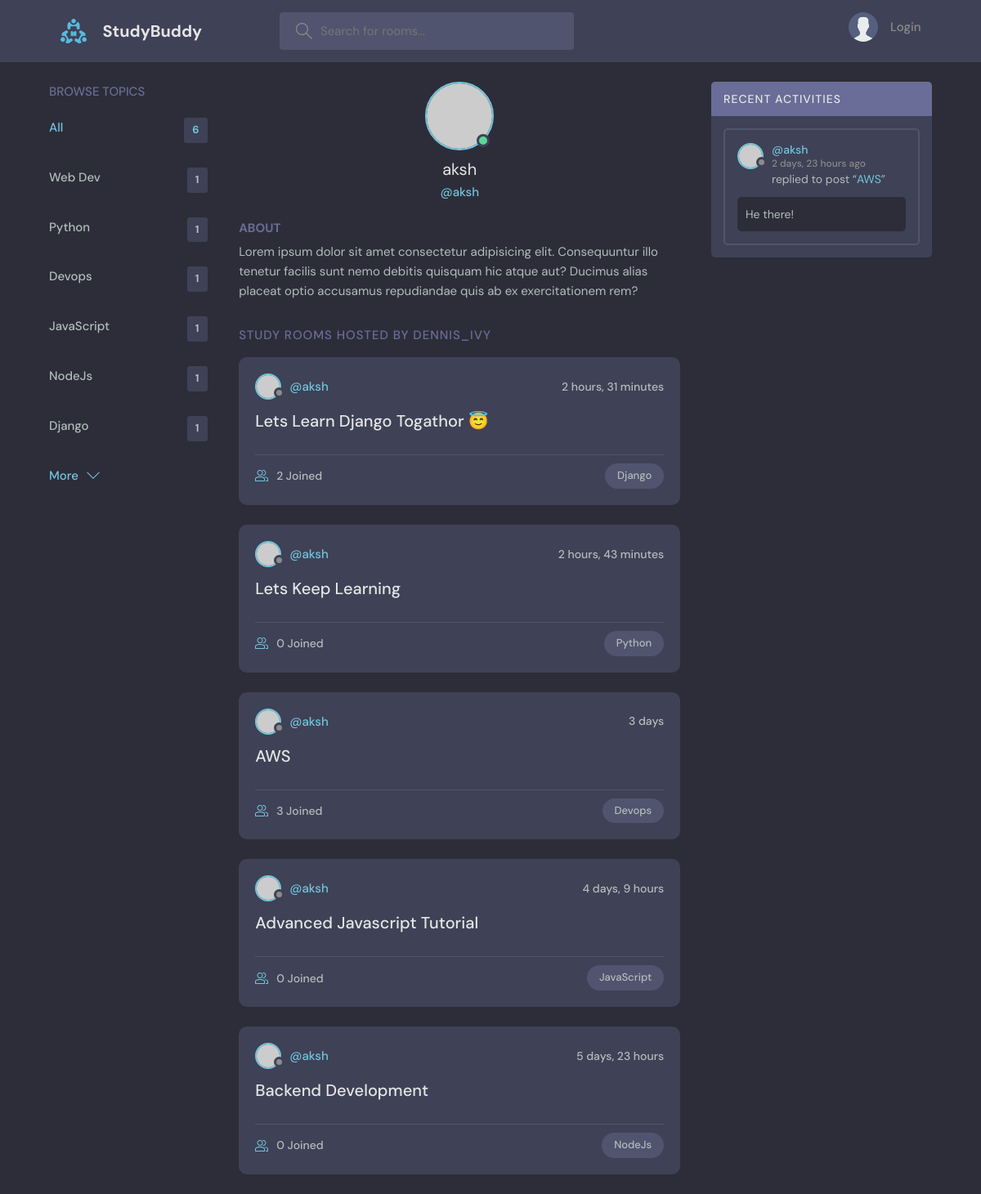
Page /profile/1/ on the committed database.
### base/models.py (models this page shows, shortened)
class Topic(models.Model):
    name = models.CharField(max_length=200)

class Room(models.Model):
    host = models.ForeignKey(User, on_delete=models.SET_NULL, null=True)
    topic = models.ForeignKey(Topic, on_delete=models.SET_NULL, null=True)
    name = models.CharField(max_length=200)
    description = models.TextField(null=True, blank=True)
    participants = models.ManyToManyField(User,related_name='participants', blank=True)
    updated = models.DateTimeField(auto_now=True)
    created = models.DateTimeField(auto_now_add=True)
    class Meta:
        ordering = ['-updated', '-created']
    def __str__(self):
        return self.name # has to be string value

class Message(models.Model):
    user = models.ForeignKey(User, on_delete=models.CASCADE)
    room = models.ForeignKey(Room, on_delete=models.CASCADE)
    body = models.TextField()
    updated = models.DateTimeField(auto_now=True)
    created = models.DateTimeField(auto_now_add=True)
    class Meta:
        ordering = ['-updated', '-created']
    def __str__(self):
        return self.body[0:50]

### base/views.py (the view)
# urls.py: path('profile/<str:pk>/', views.userProfile, name='user-profile'),
def userProfile(request, pk):
    user = User.objects.get(id=pk)
    rooms = user.room_set.all()
    room_messages=user.message_set.all()
    topics = Topic.objects.all()
    context = {'user' : user, 'rooms' : rooms, 'room_messages' : room_messages, 'topics' : topics}
    return render(request, 'base/profile.html', context)

### base/templates/base/profile.html (shortened to what this page needs)
{% extends 'main.html' %}
{% block content %}
  <main class="profile-page layout layout--3">
    <div class="container">
      {% include 'base/topics_component.html' %}
      <div class="roomList">
        <div class="profile">
          <div class="profile__avatar">
            <div class="avatar avatar--large active">
              <img src="https://randomuser.me/api/portraits/men/11.jpg" />
            </div>
          </div>
          <div class="profile__info">
            <h3>{{user.username}}</h3>
            <p>@{{user.username}}</p>
          </div>
          <div class="profile__about">
            <h3>About</h3>
            <p>
              Lorem ipsum dolor sit amet consectetur adipisicing elit. Consequuntur illo tenetur
              facilis sunt nemo debitis quisquam hic atque aut? Ducimus alias placeat optio
              accusamus repudiandae quis ab ex exercitationem rem?
            </p>
          </div>
        </div>
        <div class="roomList__header">
          <div>
            <h2>Study Rooms Hosted by dennis_ivy</a>
            </h2>
          </div>
        </div>
        {% include 'base/feed_component.html' %}
      </div>
      {% include 'base/activity_component.html' %}
    </div>
  </main>
{% endblock content %}

### templates/main.html (shortened to what this page needs)
<!DOCTYPE html>
{% load static %}
<html lang="en">
  <head>
    <link rel="stylesheet" href="{% static 'styles/style.css' %}" />
  </head>
  <body>
    {% include 'navbar.html' %}  {% block content %} {% endblock %}
  </body>
</html>

### templates/navbar.html (shortened to what this page needs)
{% load static %}
<header class="header header--loggedIn">
  <div class="container">
    <a href="{% url 'home' %}" class="header__logo">
      <img src="{% static 'images/logo.svg' %}" />
      <h1>StudyBuddy</h1>
    </a>
    <form class="header__search" method="GET" action="{% url 'home' %}">
      <label>
        <input name="q" placeholder="Search for rooms..." />
      </label>
    </form>
    <nav class="header__menu">
      {% if request.user.is_authenticated %}
      <div class="header__user">
        <a href="{% url 'update-user' %}">
          <div class="avatar avatar--medium active">
            <img src="https://randomuser.me/api/portraits/men/37.jpg" />
          </div>
          <p>
            {{request.user.username}}<span>@{{request.user.username}}</span>
          </p>
        </a>
        <button class="dropdown-button">
          <svg
            version="1.1"
            xmlns="http://www.w3.org/2000/svg"
            width="32"
            height="32"
            viewBox="0 0 32 32"
          >
            <title>chevron-down</title>
            <path d="M16 21l-13-13h-3l16 16 16-16h-3l-13 13z"></path>
          </svg>
        </button>
      </div>
      {% else %}
      <a href="{% url 'login' %}">
        <img src="{% static 'images/avatar.svg' %}" />
        <p>Login</p>
      </a>
      {% endif %}
    </nav>
  </div>
</header>

### base/templates/base/topics_component.html
<div class="topics">
  <div class="topics__header">
    <h2>Browse Topics</h2>
  </div>
  <ul class="topics__list">
    <li>
      <a href="{% url 'home' %}" class="active"
        >All <span>{{topics.count}}</span></a
      >
    </li>
    {% for topic in topics %}
    <li>
      <a href="{% url 'home' %}?q={{topic.name}}"
        >{{topic.name}}<span>{{topic.room_set.all.count}}</span></a
      >
    </li>
    {% endfor %}
  </ul>
  <a class="btn btn--link" href="{% url 'topics' %}">
    More
    <svg
      version="1.1"
      xmlns="http://www.w3.org/2000/svg"
      width="32"
      height="32"
      viewBox="0 0 32 32"
    >
      <title>chevron-down</title>
      <path d="M16 21l-13-13h-3l16 16 16-16h-3l-13 13z"></path>
    </svg>
  </a>
</div>

### base/templates/base/feed_component.html (shortened to what this page needs)
{% for room in rooms %}
<div class="roomListRoom">
  <div class="roomListRoom__header">
    <a
      href="{% url 'user-profile' room.host.id %}"
      class="roomListRoom__author"
    >
      <div class="avatar avatar--small">
        <img src="https://randomuser.me/api/portraits/women/11.jpg" />
      </div>
      <span>@{{room.host.username}}</span>
    </a>
    <div class="roomListRoom__actions">
      <span>{{room.created|timesince}}</span>
    </div>
  </div>
  <div class="roomListRoom__content">
    <a href="{% url 'room' room.id %}">{{room.name}}</a>
  </div>
  <div class="roomListRoom__meta">
    <a href="{% url 'room' room.id %}" class="roomListRoom__joined">
      {{room.participants.all.count}} Joined
    </a>
    <p class="roomListRoom__topic">{{room.topic.name}}</p>
  </div>
</div>
{% endfor %}

### base/templates/base/activity_component.html (shortened to what this page needs)
<div class="activities">
  <div class="activities__header">
    <h2>Recent Activities</h2>
  </div>
  {% for message in room_messages %}
  <div class="activities__box">
    <div class="activities__boxHeader roomListRoom__header">
      <a
        href="{% url 'user-profile' message.user.id%}"
        class="roomListRoom__author"
      >
        <div class="avatar avatar--small">
          <img src="https://randomuser.me/api/portraits/women/11.jpg" />
        </div>
        <p>
          @{{message.user}}
          <span>{{message.created|timesince}} ago</span>
        </p>
      </a>
    </div>
    <div class="activities__boxContent">
      <p>
        replied to post “<a href="{% url 'room' message.room.id %}"
          >{{message.room}}</a
        >”
      </p>
      <div class="activities__boxRoomContent">{{message}}</div>
    </div>
  </div>
  {% endfor %}
</div>

### rows in the picture
Topic: name "Web Dev", room_set.all.count "1"
Topic: name "Python", room_set.all.count "1"
Topic: name "Devops", room_set.all.count "1"
Topic: name "JavaScript", room_set.all.count "1"
Topic: name "NodeJs", room_set.all.count "1"
Topic: name "Django", room_set.all.count "1"
Room: host.username "aksh", created "2 hours, 31 minutes", name "Lets Learn Django Togathor 😇", participants.all.count "2", topic.name "Django"
Room: host.username "aksh", created "2 hours, 43 minutes", name "Lets Keep Learning", participants.all.count "0", topic.name "Python"
Room: host.username "aksh", created "3 days", name "AWS", participants.all.count "3", topic.name "Devops"
Room: host.username "aksh", created "4 days, 9 hours", name "Advanced Javascript Tutorial", participants.all.count "0", topic.name "JavaScript"
Room: host.username "aksh", created "5 days, 23 hours", name "Backend Development", participants.all.count "0", topic.name "NodeJs"
Message: user "aksh", created "2 days, 23 hours", room "AWS", body "He there!"

### other values in the picture
{{ topics.count }} "6"
{{ user.username }} "aksh"
